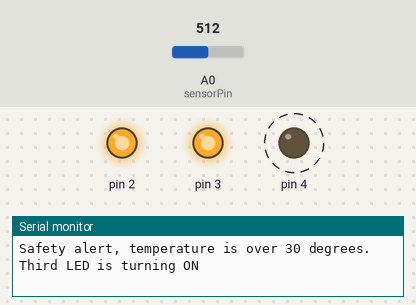
The sketch below on a simulated Arduino Uno, built with avr-gcc and run on an emulated ATmega328P. On the bench: output pins drawn as LEDs (lit = HIGH), the last lines printed to the serial monitor. Dashed ring = blinking. The inputs (shaded band) are chosen by the test bench; at power-on: A0 (sensorPin) = 512.

Above: at 2.0 s.
2.1 s: A0 (sensorPin) set to 175
6.6 s: A0 (sensorPin) set to 165
At 7.2 s:
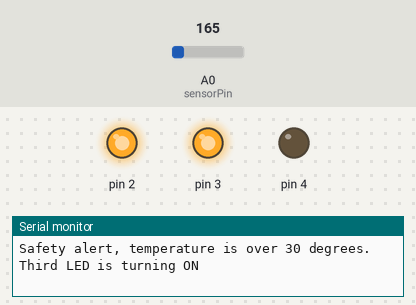
9.8 s: A0 (sensorPin) set to 122
At 11.2 s:
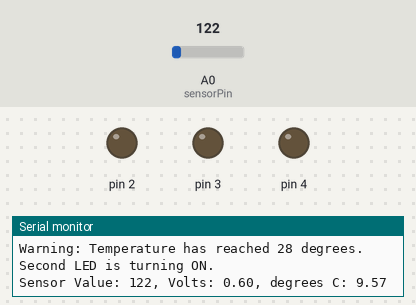
11.9 s: A0 (sensorPin) set to 306
At 12.9 s:
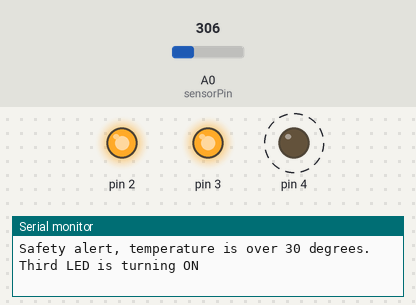
16.4 s: A0 (sensorPin) set to 0
At 17.6 s:
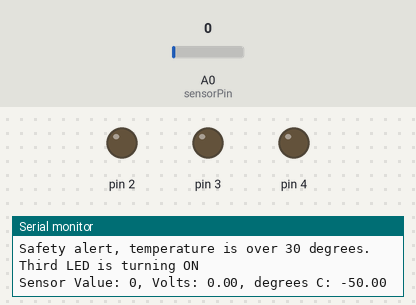
Timing chart, 0 to 19.4 s (numbered marks = the images above; inputs shaded):
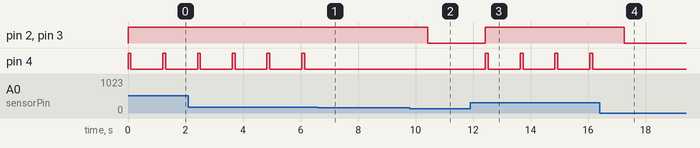

The sketch:

analog_temp_sensor.ino
```cpp
const int sensorPin = A0;
const float baselineTemp = 25.0;

bool notified26 = false;
bool notified28 = false;
bool notified30 = false;

void setup(){
  Serial.begin(9600); // opens a serial port with baudrate 9600 (bits per sec)

  for(int pinNumber = 2; pinNumber<5; pinNumber++){ // instead of describing each one of pins, for int goes through all sequentially
    pinMode(pinNumber, OUTPUT);
    digitalWrite(pinNumber, INPUT);
  }
}


void loop() {
  int sensorVal = analogRead(sensorPin);
  Serial.print("Sensor Value: ");
  Serial.print(sensorVal);
  // put your main code here, to run repeatedly:

float voltage = (sensorVal/1024.0) * 5.0; // converting the analog to digital converter (ADC) readings to voltage

Serial.print(", Volts: ");
Serial.print(voltage);

Serial.print(", degrees C: ");
float temperature = (voltage - .5) * 100; // line which converts voltage to temperature in degrees
Serial.println(temperature);

if(temperature < baselineTemp+1){
  digitalWrite(2, LOW);
  digitalWrite(3, LOW);
  digitalWrite(4, LOW);
//notification fallback if the temperature readings has went lower than first value
  notified26 = false;
  notified28 = false;
  notified30 = false;

}else if(temperature >= baselineTemp+1 && temperature < baselineTemp+4){
  digitalWrite(2, HIGH);
  digitalWrite(3, LOW);
  digitalWrite(4, LOW);

  if (!notified26){
    Serial.println("Warning: Temperature has reached 26 degrees. First LED is turning ON.");
  }
}else if(temperature >= baselineTemp+4 && temperature < baselineTemp+6){
  digitalWrite(2, HIGH);
  digitalWrite(3, HIGH);
  digitalWrite(4, LOW);
  if (!notified28){
    Serial.println("Warning: Temperature has reached 28 degrees. Second LED is turning ON.");
  }
}else if(temperature >= baselineTemp+6){
  digitalWrite(2, HIGH);
  digitalWrite(3, HIGH);

  digitalWrite(4, HIGH);
  delay(100);
  digitalWrite(4, LOW);
  delay(100);
  if (!notified30){
    Serial.println("Safety alert, temperature is over 30 degrees. Third LED is turning ON");
  }
}
delay(1000);
}
```

Measured:
- the behaviour switches between 166 and 165 on A0 (sensorPin) (found by bisection; images 0 and 1)
- after the input at 6.6 s, pin 4: stops changing and stays LOW
- after the input at 9.8 s, pin 2, pin 3: HIGH → LOW after 0.63 s
- after the input at 11.9 s, pin 2, pin 3: LOW → HIGH after 0.53 s; pin 4: alternates HIGH for 0.10 s and LOW for 1.1 s, starting after 0.53 s
- after the input at 16.4 s, pin 2, pin 3: HIGH → LOW after 0.86 s; pin 4: stops changing and stays LOW
- by itself, pin 4: alternates HIGH for 0.10 s and LOW for 1.1 s
